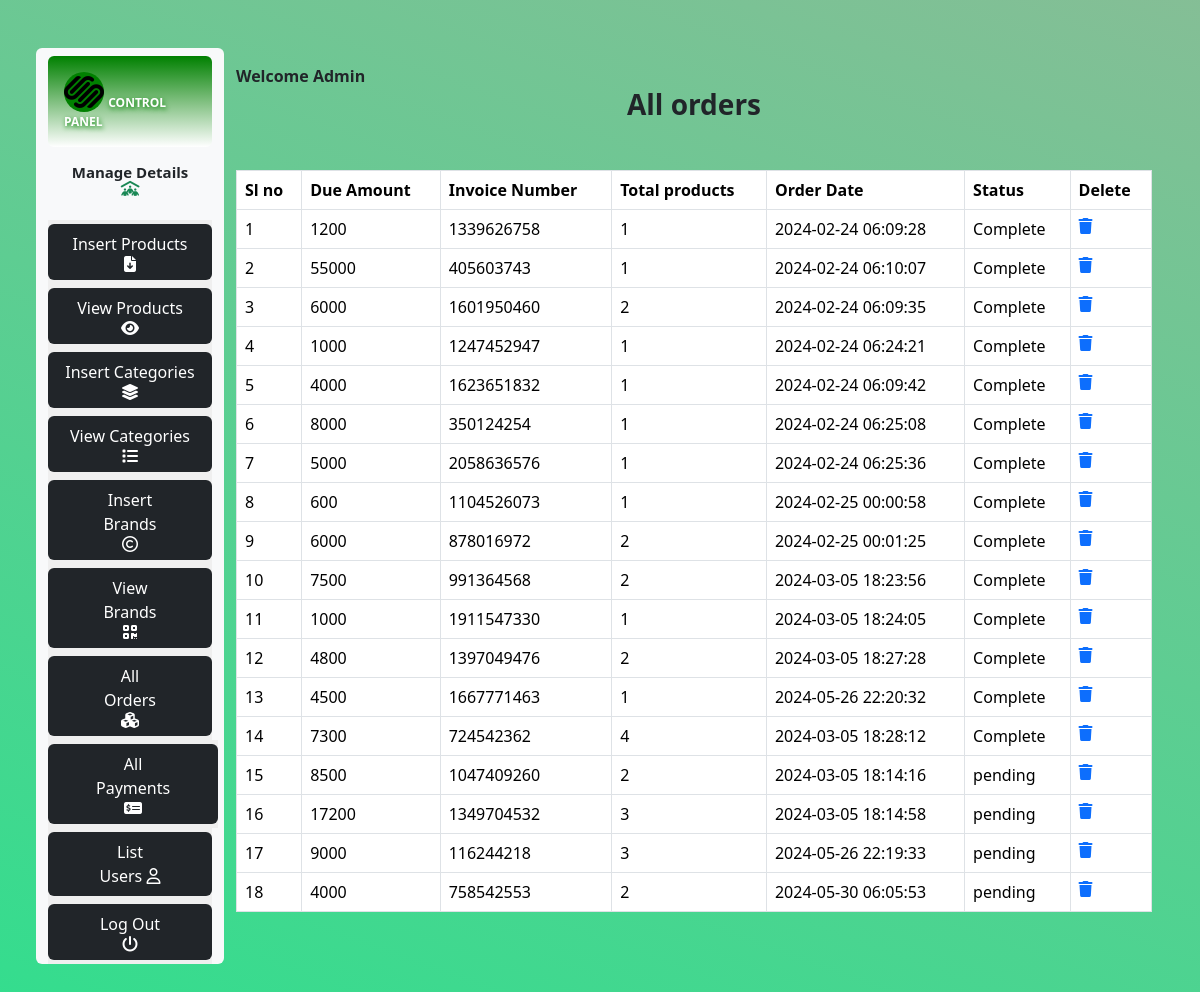
Screenshot of /Online_ShoppingCart/admin/index.php?list_orders with the database file from the repository.
### tables this page shows
CREATE TABLE `user_orders` (
  `order_id` int(11) NOT NULL,
  `user_id` int(11) NOT NULL,
  `amount_due` int(255) NOT NULL,
  `invoice_number` int(255) NOT NULL,
  `total_products` int(255) NOT NULL,
  `order_date` timestamp NOT NULL DEFAULT current_timestamp() ON UPDATE current_timestamp(),
  `order_status` varchar(255) NOT NULL
);

### Online_ShoppingCart/admin/list_orders.php (the view, shortened to what this page needs)
<h3 class="text-center fw-bold">All orders</h3>
<table class="table table-bordered mt-5">
    <thead class="bg-light text-dark">
        <?php
        $get_orders = "SELECT * from `user_orders`";
        $result = mysqli_query($con, $get_orders);
        $row_count = mysqli_num_rows($result);
        if ($row_count == 0) {
            echo "<h2 class='text-center mt-5'>No orders yet</h2>";
        } else {
            echo "
            <tr>
            <th>Sl no</th>
            <th>Due Amount</th>
            <th>Invoice Number</th>
            <th>Total products</th>
            <th>Order Date</th>
            <th>Status</th>
            <th>Delete</th>
            </tr>
            </thead>
            <tbody class='table-bordered'>
            ";
            $number = 0;
            while ($row_data = mysqli_fetch_assoc($result)) {
                $order_id = $row_data['order_id'];
                $amount_due = $row_data['amount_due'];
                $invoice_number = $row_data['invoice_number'];
                $total_products = $row_data['total_products'];
                $order_date = $row_data['order_date'];
                $order_status = $row_data['order_status'];
                $number++;
                echo "
                    <tr>
                    <td>$number</td>
                    <td>$amount_due</td>
                    <td>$invoice_number</td>
                    <td>$total_products</td>
                    <td>$order_date</td>
                    <td>$order_status</td>
                    <td><a href='index.php?delete_orders=<?php echo $order_id ?>'><i class='fa-solid fa-trash'></i></a></td>
                </tr>";
            }
        }
        ?>
        </tbody>
</table>

### Online_ShoppingCart/admin/index.php (shortened to what this page needs)
<?php
include('../includes/connect.php');
?>
<!doctype html>
<html lang="en">
<head>
  <link href="https://cdn.jsdelivr.net/npm/bootstrap@5.3.2/dist/css/bootstrap.min.css" rel="stylesheet"
>
  <link rel="stylesheet" href="https://cdnjs.cloudflare.com/ajax/libs/font-awesome/6.5.1/css/all.min.css"
 />
  <link rel="stylesheet" href="../style.css">
</head>
<body>
  <div class=" container-fluid p-5 bg-light" style="background-image: linear-gradient(200deg, #78b88be6, #1eda82e6);">
    <div class="row">
      <div class="col-md-2 bg-light rounded">
        <div class="container  rounded mt-2 text-white p-3 justify-content-center align-items-center"
          style="background-image: linear-gradient(green,white);">
          <span class="pt-2"><i class="fa-brands fa-squarespace"
              style="background-color: green; font-size: 40px; border-radius: 50%; color: black;"></i>
            <span class="text-uppercase fw-bold"
              style="text-shadow: 1px 2px 5px green; font-size: 12px; color: white;">Control
              Panel</span>
          </span>
        </div>
        <h5 class="p-3 text-center fw-bold" style="font-size: 15px;">Manage
          Details <i class="fa-solid fa-people-roof text-success"></i>
        </h5>
        <button class="border-0"><a href="Insert_product.php"
            class="nav-link bg-dark px-4 py-2 text-white rounded my-1 text-center">Insert
            Products <i class="fa-solid fa-file-arrow-down"></i> </a></button>
        <br>
        <button class="border-0"><a href="index.php?view_products"
            class="nav-link bg-dark px-4 py-2 text-white rounded my-1 text-center">View
            Products <i class="fa-solid fa-eye"></i> </a></button>
        <br>
        <button class="border-0"><a href="index.php?insert_category"
            class="nav-link bg-dark px-3 py-2 text-white rounded my-1 text-center">Insert
            Categories <i class="fa-solid fa-layer-group"></i> </a></button> <br>
        <button class="border-0"><a href="index.php?view_categories"
            class="nav-link bg-dark px-3 py-2 text-white rounded my-1 text-center">View
            Categories <i class="fa-solid fa-list"></i> </a></button>
        <br>
        <button class="border-0"><a href="index.php?insert_brand"
            class="nav-link bg-dark px-5 py-2 text-white rounded my-1 text-center">Insert
            Brands <i class="fa-regular fa-copyright"></i> </a></button>
        <br>
        <button class="border-0"><a href="index.php?view_brands"
            class="nav-link bg-dark px-5 py-2 text-white rounded my-1 text-center">View Brands <i
              class="fa-solid fa-qrcode"></i> </a></button>
        <br>
        <button class="border-0"><a href="index.php?list_orders"
            class="nav-link bg-dark px-5 py-2 text-white rounded my-1 text-center">All Orders <i
              class="fa-solid fa-cubes"></i> </a></button>
        <br>
        <button class="border-0"><a href="index.php?list_payments"
            class="nav-link bg-dark px-5 py-2 text-white rounded my-1 text-center">All
            Payments <i class="fa-solid fa-money-check-dollar"></i> </a></button>
        <br>
        <button class="border-0"><a href="index.php?list_users"
            class="nav-link bg-dark px-5 py-2 text-white rounded my-1 text-center">List Users <i
              class="fa-regular fa-user"></i></a></button> <br>
        <button class="border-0"><a href="../admin/admin_login.php"
            class="nav-link bg-dark px-5 py-2 text-white rounded my-1 text-center">Log
            Out <i class="fa-solid fa-power-off"></i></a></button> <br>
      </div>
      <div class="col-md-10">
        <a href="./index.php" class="nav-link text-dark fw-bold pt-3">Welcome
          Admin</a>
        <?php
        if (isset($_GET['list_orders'])) {
          include('list_orders.php');
        }
        ?>
      </div>
    </div>
  </div>
</body>
</html>

### Online_ShoppingCart/style.css (style rules this page uses)
* { margin: 0; padding: 0; box-sizing: border-box; }

### rows the page displays
user_orders: amount_due "1200", invoice_number "1339626758", total_products "1", order_date "2024-02-24 06:09:28", order_status "Complete"
user_orders: amount_due "55000", invoice_number "405603743", total_products "1", order_date "2024-02-24 06:10:07", order_status "Complete"
user_orders: amount_due "6000", invoice_number "1601950460", total_products "2", order_date "2024-02-24 06:09:35", order_status "Complete"
user_orders: amount_due "1000", invoice_number "1247452947", total_products "1", order_date "2024-02-24 06:24:21", order_status "Complete"
user_orders: amount_due "4000", invoice_number "1623651832", total_products "1", order_date "2024-02-24 06:09:42", order_status "Complete"
user_orders: amount_due "8000", invoice_number "350124254", total_products "1", order_date "2024-02-24 06:25:08", order_status "Complete"
user_orders: amount_due "5000", invoice_number "2058636576", total_products "1", order_date "2024-02-24 06:25:36", order_status "Complete"
user_orders: amount_due "600", invoice_number "1104526073", total_products "1", order_date "2024-02-25 00:00:58", order_status "Complete"
user_orders: amount_due "6000", invoice_number "878016972", total_products "2", order_date "2024-02-25 00:01:25", order_status "Complete"
user_orders: amount_due "7500", invoice_number "991364568", total_products "2", order_date "2024-03-05 18:23:56", order_status "Complete"
user_orders: amount_due "1000", invoice_number "1911547330", total_products "1", order_date "2024-03-05 18:24:05", order_status "Complete"
user_orders: amount_due "4800", invoice_number "1397049476", total_products "2", order_date "2024-03-05 18:27:28", order_status "Complete"
user_orders: amount_due "4500", invoice_number "1667771463", total_products "1", order_date "2024-05-26 22:20:32", order_status "Complete"
user_orders: amount_due "7300", invoice_number "724542362", total_products "4", order_date "2024-03-05 18:28:12", order_status "Complete"
user_orders: amount_due "8500", invoice_number "1047409260", total_products "2", order_date "2024-03-05 18:14:16", order_status "pending"
user_orders: amount_due "17200", invoice_number "1349704532", total_products "3", order_date "2024-03-05 18:14:58", order_status "pending"
user_orders: amount_due "9000", invoice_number "116244218", total_products "3", order_date "2024-05-26 22:19:33", order_status "pending"
user_orders: amount_due "4000", invoice_number "758542553", total_products "2", order_date "2024-05-30 06:05:53", order_status "pending"
